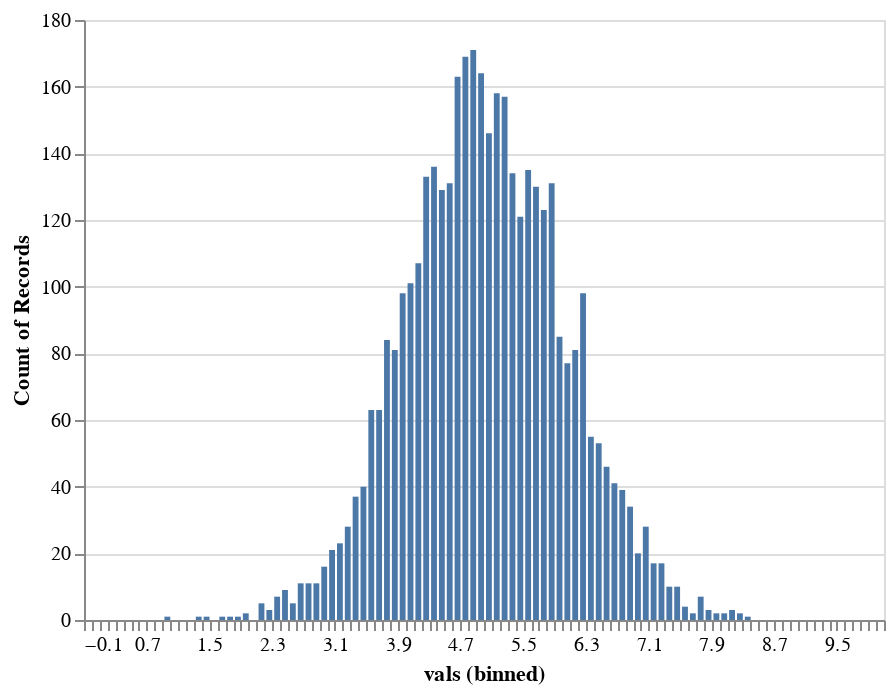

Source (notebook cell):
### Code cell
# Plot one sample
median = df['vals'].median()
mu = df['vals'].mean()
std = df['vals'].std()

alt.Chart(df).mark_bar().encode(
    alt.X("vals:Q", bin=alt.Bin(extent=[median - 5*std, median + 5*std], step=0.1)),
    alt.Y('count()'))

### Figure 1 — Vega-Lite specification as saved in the notebook (floating-point values rounded to 4 significant figures; data arrays with more than 128 entries replaced by an {"elided": "..."} marker saying what was removed)
{"$schema": "https://vega.github.io/schema/vega-lite/v3.4.0.json", "config": {"mark": {"tooltip": null}, "view": {"height": 300, "width": 400}}, "data": {"name": "data-a6d6fb0e48e79242e6ca6ad90e669275"}, "datasets": {"data-a6d6fb0e48e79242e6ca6ad90e669275": {"elided": "4000 records"}}, "encoding": {"x": {"bin": {"extent": [-0.05073, 10.02], "step": 0.1}, "field": "vals", "type": "quantitative"}, "y": {"aggregate": "count", "type": "quantitative"}}, "mark": "bar"}
